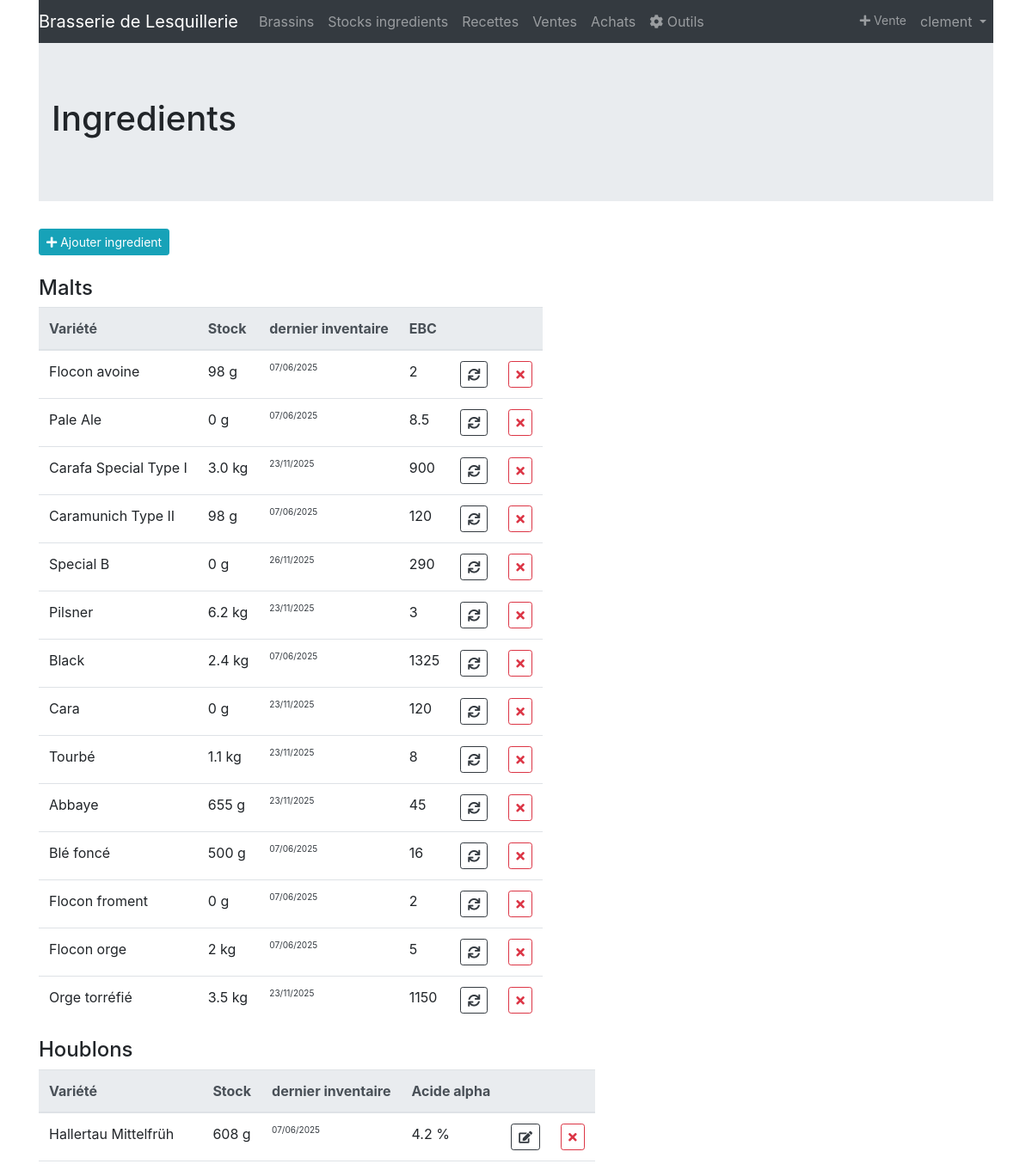
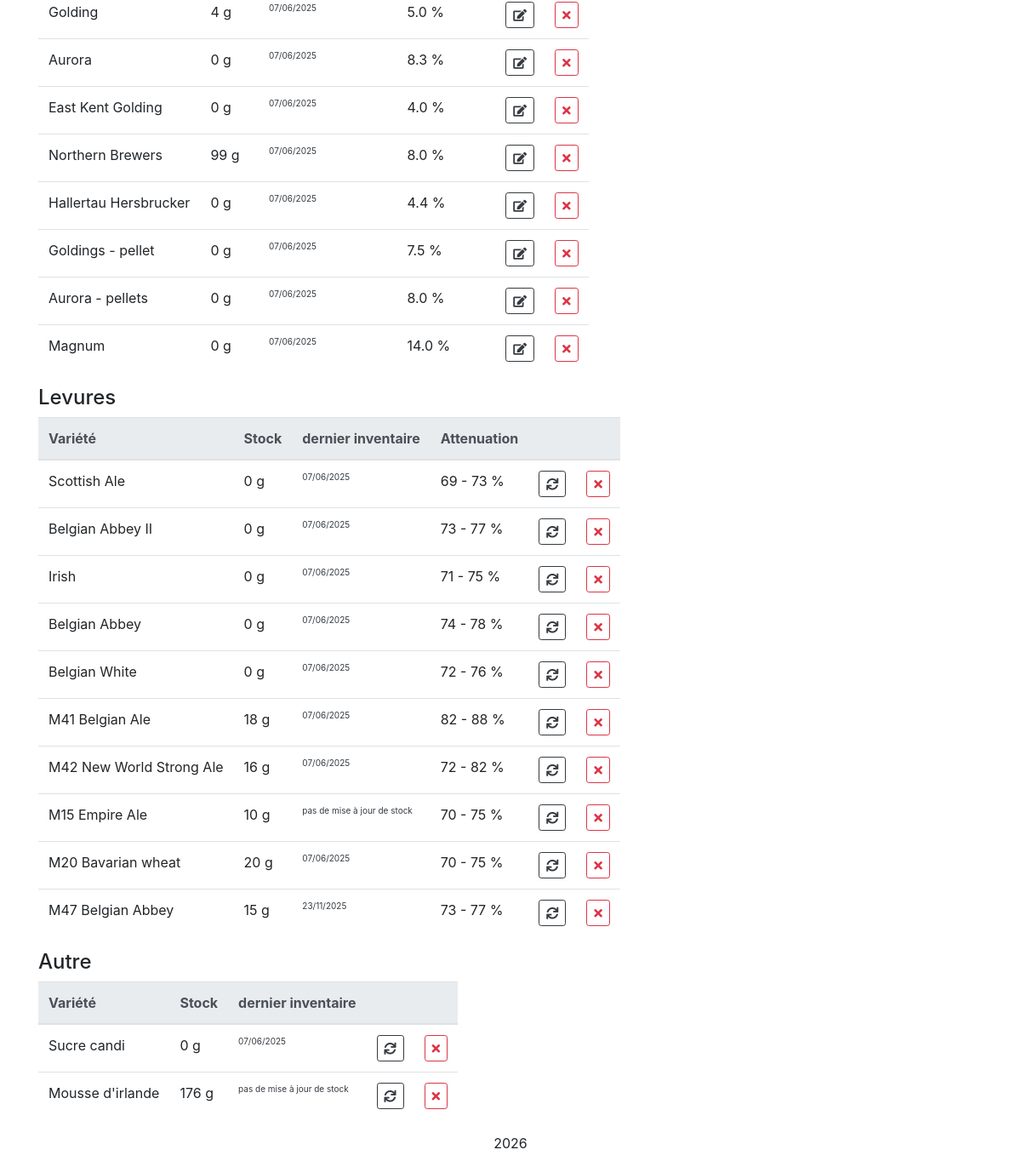
/brasserie/ingredients/ (signed in), run on the app's committed database (2 pictures, top to bottom).
### brassin/models.py (models this page shows, shortened)
class Profile(models.Model):
	user = models.OneToOneField(User, on_delete=models.CASCADE)
	brasserie = models.CharField(max_length=100)
	logo = models.ImageField(upload_to ='logos',blank=True,null=True)

class Ingredient(models.Model):
	INGREDIENT_TYPE = [('Malt','Malt'),('Houblon','Houblon'),('Levure','Levure'),('Autre','Autre'),]
	type_ingredient = models.CharField(null=True,max_length=30,choices=INGREDIENT_TYPE,default='Autre')
	variete = models.CharField(max_length=30)
	prix_kg = models.DecimalField(null=True, max_digits=5, decimal_places=2)
	acide_alpha = models.DecimalField(blank=True,null=True, max_digits=3, decimal_places=1)
	ebc_min = models.DecimalField(blank=True,null=True, max_digits=4, decimal_places=0)
	ebc_max = models.DecimalField(blank=True,null=True, max_digits=4, decimal_places=0)
	attenuation_min = models.DecimalField(blank=True,null=True, max_digits=2, decimal_places=0)
	attenuation_max = models.DecimalField(blank=True,null=True, max_digits=2, decimal_places=0)
	description = models.TextField(blank=True,null=True)
	@property
	def stock(self):
		achat_sum = Achat.objects.filter(ingredient=self.id).aggregate(Sum('quantite')).get('quantite__sum') or 0
		brassin_sum = BrassinIngredient.objects.filter(ingredient=self.id).aggregate(Sum('quantite')).get('quantite__sum') or 0
		return max(0, achat_sum - brassin_sum)
	@property
	def stock_last_update(self):
	    last_update = Achat.objects.filter(ingredient=self.id,type_achat='MAJ').last()
	    if last_update is None:
	        return 'pas de mise à jour de stock'
	    else:
	        return last_update.date_achat
	@property
	def ebc(self):
	    if not self.ebc_min and not self.ebc_max:
	        return 0
	    elif not self.ebc_min or not self.ebc_max:
	        return 0
	    else:
	        return (self.ebc_min + self.ebc_max)/2
	@property
	def propriete(self):
		if self.type_ingredient=="Malt":
			return str(self.ebc)
		if self.type_ingredient=="Houblon":
			return str(self.acide_alpha) + " %"
		if self.type_ingredient=="Levure":
			return str(self.attenuation_min) + " - " + str(self.attenuation_max) + " %"
		else:
			return ""
	class Meta:
		verbose_name = "Ingredient"
		ordering = ['type_ingredient']

class Achat(models.Model):
    ACHAT_TYPE = [('Fonctionnement','Fonctionnement'),('MAJ','MAJ'),]
    type_achat = models.CharField(null=True,max_length=30,choices=ACHAT_TYPE,default='Fonctionnement')
    date_achat = models.DateField(null=True)
    ingredient = models.ForeignKey(Ingredient, on_delete=models.SET_NULL,null=True,blank=True)
    quantite = models.DecimalField(null=True,max_digits=6,decimal_places=3)
    class Meta:
        verbose_name = "Achat"
        ordering = ['date_achat']

### brassin/views.py (the view)
# urls.py: path('ingredients/', views.IngredientsList.as_view(), name="ingredients_list"),
class IngredientsList(LoginRequiredMixin,ListView):
    model = Ingredient
    template_name = "brassin/ingredients_list.html"
    def get_context_data(self, **kwargs):
        context = super(IngredientsList, self).get_context_data(**kwargs)
        context['malt'] = Ingredient.objects.filter(type_ingredient="Malt")
        context['houblon'] = Ingredient.objects.filter(type_ingredient="Houblon")
        context['levure'] = Ingredient.objects.filter(type_ingredient="Levure")
        context['autre'] = Ingredient.objects.filter(type_ingredient="Autre")
        return context

### brassin/templates/brassin/ingredients_list.html (shortened to what this page needs)
{% extends 'base.html' %}
{% load static %}
{% block content %}
<div class="jumbotron jumbotron-fluid">
  <div class="container">
    <h1 class="page-header">Ingredients</h1>
  </div>
</div>
<a class="btn btn-info btn-sm" href="{% url 'ingredient_create' %}"><i class="fas fa-plus"></i>  Ajouter ingredient</a>
<br/><br/>
    <h4>Malts</h4>
      <table class="table table-responsive" id="Malt-table">
        <thead class="thead-light">
          <tr>
            <th>Variété</th>
            <th>Stock</th>
            <th>dernier inventaire</th>
            <th>EBC</th>
            <th></th>
            <th></th>
          </tr>
        </thead>
        <tbody>
          {% for ingredient in malt %}
          <tr data-toggle="collapse" data-target="#dataMalt{{ingredient.id}}" class="clickable">
            <td>{{ ingredient.variete }}</td>
            <td>{% if ingredient.stock < 1 %}{% widthratio ingredient.stock 1 1000 %} g{% else %}{{ ingredient.stock|floatformat }} kg{% endif %}</td>
            <td><a href="{% url 'ingredient_update_stock' ingredient.id %}"><p style="font-size:x-small;color:#343A40;">{{ingredient.stock_last_update}}</p></a></td>
            <td>{{ingredient.propriete}}</td>
            <td><a class="btn btn-outline-dark btn-sm" href="{% url 'ingredient_update' ingredient.id %}"><i class="fas fa-sync"></i></a></td>
            <td><a class="btn btn-outline-danger btn-sm" href="{% url 'ingredient_delete' ingredient.id %}"><i class="fas fa-times"></i></a></td>
          </tr>
          {% empty %}
            <tr>
              <td colspan="8" class="text-center bg-warning">Pas encore d'ingredient.</td>
            </tr>
          {% endfor %}
        </tbody>
      </table>
    <h4>Houblons</h4>
      <table class="table table-responsive" id="Houblon-table">
        <thead class="thead-light">
          <tr>
            <th>Variété</th>
            <th>Stock</th>
            <th>dernier inventaire</th>
            <th>Acide alpha</th>
            <th></th>
            <th></th>
          </tr>
        </thead>
        <tbody>
          {% for ingredient in houblon %}
          <tr data-toggle="collapse" data-target="#dataHoublon{{ingredient.id}}" class="clickable">
            <td>{{ ingredient.variete }}</td>
            <td>{% if ingredient.stock < 1 %}{% widthratio ingredient.stock 1 1000 %} g{% else %}{{ ingredient.stock|floatformat }} kg{% endif %}</td>
            <td><a href="{% url 'ingredient_update_stock' ingredient.id %}"><p style="font-size:x-small;color:#343A40;">{{ingredient.stock_last_update}}</p></a></td>
            <td>{{ingredient.propriete}}</td>
            <td><a class="btn btn-outline-dark btn-sm" href="{% url 'ingredient_update' ingredient.id %}"><i class="fas fa-edit"></i></a></td>
            <td><a class="btn btn-outline-danger btn-sm" href="{% url 'ingredient_delete' ingredient.id %}"><i class="fas fa-times"></i></a></td>
          </tr>
          {% empty %}
            <tr>
              <td colspan="8" class="text-center bg-warning">Pas encore d'ingredient.</td>
            </tr>
          {% endfor %}
        </tbody>
      </table>
    <h4>Levures</h4>
      <table class="table table-responsive" id="Levure-table">
        <thead class="thead-light">
          <tr>
            <th>Variété</th>
            <th>Stock</th>
            <th>dernier inventaire</th>
            <th>Attenuation</th>
            <th></th>
            <th></th>
          </tr>
        </thead>
        <tbody>
          {% for ingredient in levure %}
          <tr>
            <td>{{ ingredient.variete }}</td>
            <td>{% if ingredient.stock < 1 %}{% widthratio ingredient.stock 1 1000 %} g{% else %}{{ ingredient.stock|floatformat }} kg{% endif %}</td>
            <td><a href="{% url 'ingredient_update_stock' ingredient.id %}"><p style="font-size:x-small;color:#343A40;">{{ingredient.stock_last_update}}</p></a></td>
            <td>{{ingredient.propriete}}</td>
            <td><a class="btn btn-outline-dark btn-sm" href="{% url 'ingredient_update' ingredient.id %}"><i class="fas fa-sync"></i></a></td>
            <td><a class="btn btn-outline-danger btn-sm" href="{% url 'ingredient_delete' ingredient.id %}"><i class="fas fa-times"></i></a></td>
          </tr>
          {% empty %}
            <tr>
              <td colspan="8" class="text-center bg-warning">Pas encore d'ingredient.</td>
            </tr>
          {% endfor %}
        </tbody>
      </table>
    <h4>Autre</h4>
      <table class="table table-responsive" id="Autre-table">
        <thead class="thead-light">
          <tr>
            <th>Variété</th>
            <th>Stock</th>
            <th>dernier inventaire</th>
            <th></th>
            <th></th>
          </tr>
        </thead>
        <tbody>
          {% for ingredient in autre %}
          <tr>
            <td>{{ ingredient.variete }}</td>
            <td>{% if ingredient.stock < 1 %}{% widthratio ingredient.stock 1 1000 %} g{% else %}{{ ingredient.stock|floatformat }} kg{% endif %}</td>
            <td><a href="{% url 'ingredient_update_stock' ingredient.id %}"><p style="font-size:x-small;color:#343A40;">{{ingredient.stock_last_update}}</p></a></td>
            <td><a class="btn btn-outline-dark btn-sm" href="{% url 'ingredient_update' ingredient.id %}"><i class="fas fa-sync"></i></a></td>
            <td><a class="btn btn-outline-danger btn-sm" href="{% url 'ingredient_delete' ingredient.id %}"><i class="fas fa-times"></i></a></td>
          </tr>
          {% empty %}
            <tr>
              <td colspan="8" class="text-center bg-warning">Pas encore d'ingredient.</td>
            </tr>
          {% endfor %}
        </tbody>
      </table>
{% endblock %}

### templates/base.html (shortened to what this page needs)
{% load static %}
<!DOCTYPE html>
<html lang="fr">
  <head>
    <link rel="stylesheet" href="https://use.fontawesome.com/releases/v5.7.0/css/all.css">
    <link rel="stylesheet" href="https://maxcdn.bootstrapcdn.com/bootstrap/4.0.0/css/bootstrap.min.css">
    <link rel="stylesheet" type="text/css" href="https://cdn.datatables.net/1.10.24/css/dataTables.bootstrap4.min.css"/>
    <link rel="stylesheet" href="{% static 'brassin/css/style.css' %}" />
  </head>
  <body>
    <div class="container">
      <nav class="navbar navbar-expand-sm bg-dark navbar-dark sticky-top bg-faded">
        <a class="navbar-brand" href="{% url 'home' %}">
          {% if user.profile.logo %}
            <img src="{{ user.profile.logo.url }}" alt="{{ user.profile.brasserie }}" height="30">
          {% else %}
            {{ user.profile.brasserie }}
          {% endif %}
        </a>
        <div class="collapse navbar-collapse" id="collapsibleNavbar">
          {% if user.is_authenticated %}
          <ul class="navbar-nav">
            <li class="nav-item">
              <a class="nav-link" href="{% url 'brassin_list' %}">Brassins</a>
            </li>
            <li class="nav-item">
              <a class="nav-link" href="{% url 'ingredients_list' %}">Stocks ingredients</a>
            </li>
            <li class="nav-item">
              <a class="nav-link" href="{% url 'recettes_list' %}">Recettes</a>
            </li>
            <li class="nav-item">
              <a class="nav-link" href="{% url 'ventes_list' %}">Ventes</a>
            </li>
            <li class="nav-item">
              <a class="nav-link" href="{% url 'achats_list' %}">Achats</a>
            </li>
            <li class="nav-item">
              <a class="nav-link" href="{% url 'outils' %}"><i class="fa fa-cog" aria-hidden="true"></i>   Outils</a>
            </li>
          </ul>
          <ul class="navbar-nav ml-auto">
            <li class="nav-item">
              <a class="nav-link btn-outline-info btn-sm" href="{% url 'vente_create' %}"><i class="fas fa-plus"></i>  Vente</a>
            </li>
            <li class="nav-item dropdown">
              <a class="nav-link dropdown-toggle" href="#" id="navbardrop" data-toggle="dropdown">
                {{ user.get_username }}
              </a>
            </li>
          </ul>
          {% endif %}
        </div>
      </nav>
      {% block content %}
      {% endblock %}
      <footer class="container-fluid bg-4 text-center">
          <p>{% now "Y" %}</p>
      </footer>
    </div>
  </body>
</html>

### brassin/static/brassin/css/style.css (style rules this page uses)
.navbar { padding: 0; }
.nav-link { padding: .8rem 1rem; }
a { color: darkslategray; }

### data on the page
Ingredient: variete "Flocon avoine", id "98", stock_last_update "07/06/2025", propriete "2"
Ingredient: variete "Pale Ale", id "0", stock_last_update "07/06/2025", propriete "8.5"
Ingredient: variete "Carafa Special Type I", stock "3.0", stock_last_update "23/11/2025", propriete "900"
Ingredient: variete "Caramunich Type II", id "98", stock_last_update "07/06/2025", propriete "120"
Ingredient: variete "Special B", id "0", stock_last_update "26/11/2025", propriete "290"
Ingredient: variete "Pilsner", stock "6.2", stock_last_update "23/11/2025", propriete "3"
Ingredient: variete "Black", stock "2.4", stock_last_update "07/06/2025", propriete "1325"
Ingredient: variete "Cara", id "0", stock_last_update "23/11/2025", propriete "120"
Ingredient: variete "Tourbé", stock "1.1", stock_last_update "23/11/2025", propriete "8"
Ingredient: variete "Abbaye", id "655", stock_last_update "23/11/2025", propriete "45"
Ingredient: variete "Blé foncé", id "500", stock_last_update "07/06/2025", propriete "16"
Ingredient: variete "Flocon froment", id "0", stock_last_update "07/06/2025", propriete "2"
Ingredient: variete "Flocon orge", stock "2", stock_last_update "07/06/2025", propriete "5"
Ingredient: variete "Orge torréfié", stock "3.5", stock_last_update "23/11/2025", propriete "1150"
Ingredient: variete "Hallertau Mittelfrüh", id "608", stock_last_update "07/06/2025", propriete "4.2 %"
Ingredient: variete "Golding", id "4", stock_last_update "07/06/2025", propriete "5.0 %"
Ingredient: variete "Aurora", id "0", stock_last_update "07/06/2025", propriete "8.3 %"
Ingredient: variete "East Kent Golding", id "0", stock_last_update "07/06/2025", propriete "4.0 %"
Ingredient: variete "Northern Brewers", id "99", stock_last_update "07/06/2025", propriete "8.0 %"
Ingredient: variete "Hallertau Hersbrucker", id "0", stock_last_update "07/06/2025", propriete "4.4 %"
Ingredient: variete "Goldings - pellet", id "0", stock_last_update "07/06/2025", propriete "7.5 %"
Ingredient: variete "Aurora - pellets", id "0", stock_last_update "07/06/2025", propriete "8.0 %"
Ingredient: variete "Magnum", id "0", stock_last_update "07/06/2025", propriete "14.0 %"
Ingredient: variete "Scottish Ale", id "0", stock_last_update "07/06/2025", propriete "69 - 73 %"
Ingredient: variete "Belgian Abbey II", id "0", stock_last_update "07/06/2025", propriete "73 - 77 %"
Ingredient: variete "Irish", id "0", stock_last_update "07/06/2025", propriete "71 - 75 %"
Ingredient: variete "Belgian Abbey", id "0", stock_last_update "07/06/2025", propriete "74 - 78 %"
Ingredient: variete "Belgian White", id "0", stock_last_update "07/06/2025", propriete "72 - 76 %"
Ingredient: variete "M41 Belgian Ale", id "18", stock_last_update "07/06/2025", propriete "82 - 88 %"
Ingredient: variete "M42 New World Strong Ale", id "16", stock_last_update "07/06/2025", propriete "72 - 82 %"
Ingredient: variete "M15 Empire Ale", id "10", stock_last_update "pas de mise à jour de stock", propriete "70 - 75 %"
Ingredient: variete "M20 Bavarian wheat", id "20", stock_last_update "07/06/2025", propriete "70 - 75 %"
Ingredient: variete "M47 Belgian Abbey", id "15", stock_last_update "23/11/2025", propriete "73 - 77 %"
Ingredient: variete "Sucre candi", id "0", stock_last_update "07/06/2025"
Ingredient: variete "Mousse d'irlande", id "176", stock_last_update "pas de mise à jour de stock"

### other printed values
{{ user.profile.brasserie }} "Brasserie de Lesquillerie"
{{ user.get_username }} "clement"
